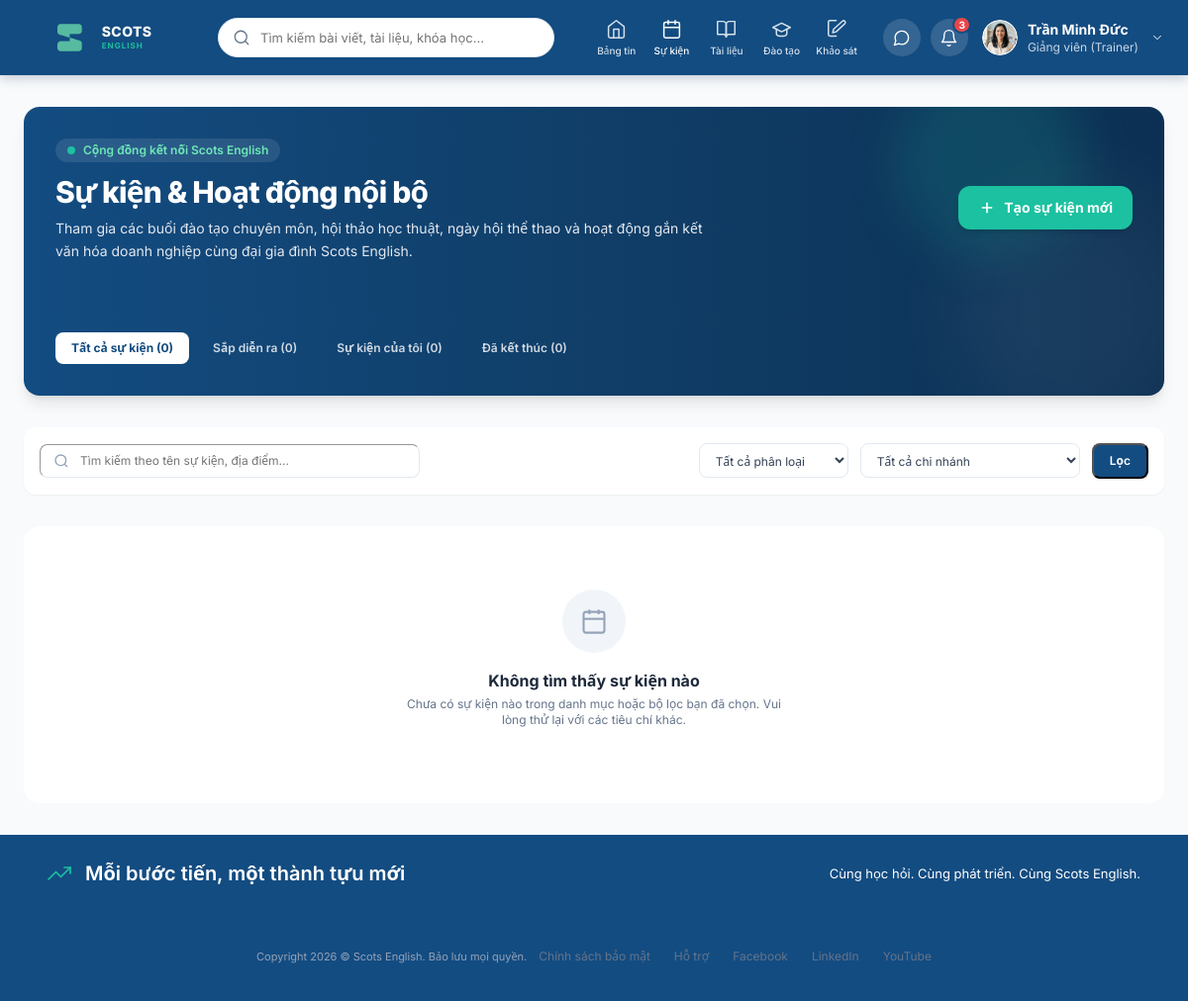
/events/ (signed in), run on an earlier commit of the app's database.
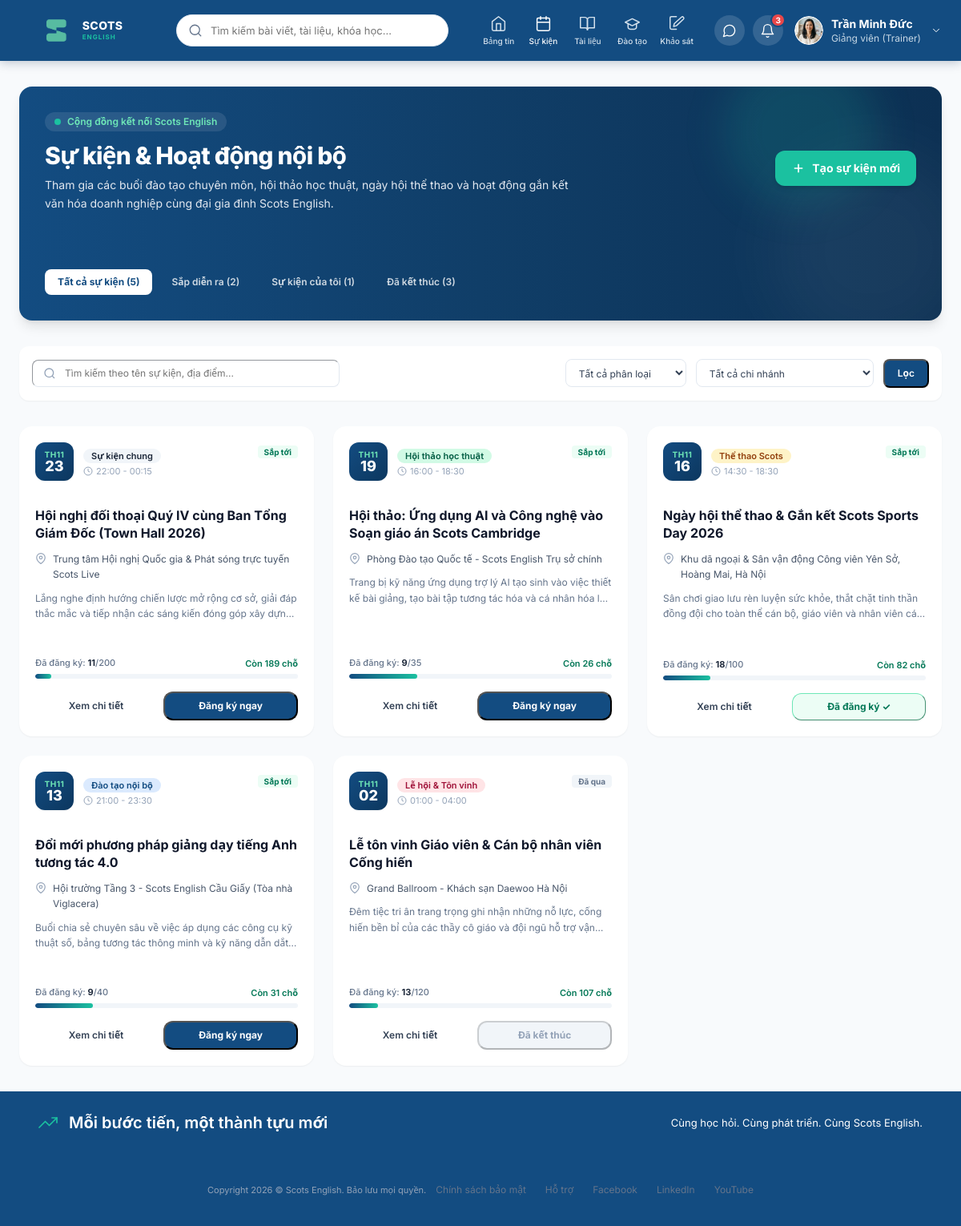
And on a later commit of the database.
### events/models.py (models this page shows, shortened)
class Event(models.Model):
    CATEGORY_TRAINING = 'training'
    CATEGORY_WORKSHOP = 'workshop'
    CATEGORY_CULTURE = 'culture'
    CATEGORY_SPORTS = 'sports'
    CATEGORY_CEREMONY = 'ceremony'
    CATEGORY_GENERAL = 'general'
    CATEGORY_CHOICES = [
        (CATEGORY_TRAINING, 'Đào tạo nội bộ'),
        (CATEGORY_WORKSHOP, 'Hội thảo học thuật'),
        (CATEGORY_CULTURE, 'Văn hóa & Gắn kết'),
        (CATEGORY_SPORTS, 'Thể thao Scots'),
        (CATEGORY_CEREMONY, 'Lễ hội & Tôn vinh'),
        (CATEGORY_GENERAL, 'Sự kiện chung'),
    ]
    STATUS_UPCOMING = 'upcoming'
    STATUS_ONGOING = 'ongoing'
    STATUS_COMPLETED = 'completed'
    STATUS_CANCELLED = 'cancelled'
    STATUS_CHOICES = [
        (STATUS_UPCOMING, 'Sắp diễn ra'),
        (STATUS_ONGOING, 'Đang diễn ra'),
        (STATUS_COMPLETED, 'Đã kết thúc'),
        (STATUS_CANCELLED, 'Đã hủy'),
    ]
    title = models.CharField(max_length=255, verbose_name="Tên sự kiện")
    category = models.CharField(
        max_length=50,
        choices=CATEGORY_CHOICES,
        default=CATEGORY_TRAINING,
        verbose_name="Phân loại sự kiện"
    )
    description = models.TextField(verbose_name="Mô tả sự kiện")
    agenda = models.TextField(blank=True, default='', verbose_name="Lịch trình chi tiết (Agenda)")
    date_start = models.DateTimeField(verbose_name="Thời gian bắt đầu")
    date_end = models.DateTimeField(verbose_name="Thời gian kết thúc")
    location = models.CharField(max_length=255, verbose_name="Địa điểm tổ chức")
    branch = models.ForeignKey(
        Branch,
        on_delete=models.SET_NULL,
        null=True,
        blank=True,
        related_name='events',
        verbose_name="Chi nhánh áp dụng"
    )
    department = models.ForeignKey(
        Department,
        on_delete=models.SET_NULL,
        null=True,
        blank=True,
        related_name='events',
        verbose_name="Phòng ban chủ trì"
    )
    organizer = models.ForeignKey(
        settings.AUTH_USER_MODEL,
        on_delete=models.CASCADE,
        related_name='organized_events',
        verbose_name="Người phụ trách / Diễn giả"
    )
    max_participants = models.PositiveIntegerField(
        default=50,
        verbose_name="Số lượng đăng ký tối đa"
    )
    banner = models.ImageField(
        upload_to='events/banners/',
        null=True,
        blank=True,
        verbose_name="Ảnh bìa sự kiện"
    )
    status = models.CharField(
        max_length=20,
        choices=STATUS_CHOICES,
        default=STATUS_UPCOMING,
        verbose_name="Trạng thái"
    )
    created_at = models.DateTimeField(auto_now_add=True, verbose_name="Thời điểm tạo")
    updated_at = models.DateTimeField(auto_now=True, verbose_name="Cập nhật lần cuối")
    class Meta:
        db_table = 'events_event'
        verbose_name = "Sự kiện nội bộ"
        verbose_name_plural = "Danh sách sự kiện nội bộ"
        ordering = ['date_start']
    @property
    def total_registered(self):
        return self.registrations.count()
    @property
    def is_full(self):
        return self.total_registered >= self.max_participants
    @property
    def available_slots(self):
        return max(0, self.max_participants - self.total_registered)
    @property
    def category_badge_class(self):
        classes = {
            self.CATEGORY_TRAINING: 'bg-blue-100 text-[#134c81]',
            self.CATEGORY_WORKSHOP: 'bg-emerald-100 text-emerald-800',
            self.CATEGORY_CULTURE: 'bg-purple-100 text-purple-800',
            self.CATEGORY_SPORTS: 'bg-amber-100 text-amber-800',
            self.CATEGORY_CEREMONY: 'bg-rose-100 text-rose-800',
            self.CATEGORY_GENERAL: 'bg-slate-100 text-slate-800',
        }
        return classes.get(self.category, 'bg-slate-100 text-slate-800')

### events/views.py (the view)
# urls.py: path('', views.events_list, name='events_list'),
def events_list(request):
    tab = request.GET.get('tab', 'all')
    category = request.GET.get('category', '')
    branch_id = request.GET.get('branch', '')
    query = request.GET.get('q', '').strip()
    events_qs = Event.objects.select_related('organizer', 'branch', 'department').prefetch_related('registrations')
    now = timezone.now()
    if tab == 'upcoming':
        events_qs = events_qs.filter(date_start__gte=now).exclude(status=Event.STATUS_CANCELLED)
    elif tab == 'my':
        if request.user.is_authenticated:
            events_qs = events_qs.filter(registrations__user=request.user)
    elif tab == 'past':
        events_qs = events_qs.filter(Q(date_end__lt=now) | Q(status=Event.STATUS_COMPLETED))
    if category:
        events_qs = events_qs.filter(category=category)
    if branch_id and branch_id.isdigit():
        events_qs = events_qs.filter(branch_id=int(branch_id))
    if query:
        events_qs = events_qs.filter(
            Q(title__icontains=query) |
            Q(location__icontains=query) |
            Q(description__icontains=query)
        )
    user_registered_event_ids = set()
    if request.user.is_authenticated:
        user_registered_event_ids = set(
            EventRegistration.objects.filter(user=request.user).values_list('event_id', flat=True)
        )
    events = list(events_qs.order_by('-date_start'))
    for ev in events:
        ev.is_user_registered = ev.id in user_registered_event_ids
    branches = Branch.objects.all().order_by('name')
    counts = {
        'all': Event.objects.count(),
        'upcoming': Event.objects.filter(date_start__gte=now).count(),
        'my': EventRegistration.objects.filter(user=request.user).count() if request.user.is_authenticated else 0,
        'past': Event.objects.filter(date_end__lt=now).count(),
    }
    return render(request, 'events_list.html', {
        'events': events,
        'branches': branches,
        'current_tab': tab,
        'selected_category': category,
        'selected_branch': branch_id,
        'search_query': query,
        'counts': counts,
        'category_choices': Event.CATEGORY_CHOICES,
    })

### posts/colleagues.py (called while the page is built)
def is_test_environment():
    return 'test' in sys.argv or getattr(settings, 'TESTING', False)

def get_profiles_file():
    if is_test_environment():
        return TEST_USER_PROFILES_FILE
    return USER_PROFILES_FILE

def _ensure_custom_profile_table():
    try:
        with connection.cursor() as cursor:
            cursor.execute("""
                CREATE TABLE IF NOT EXISTS user_custom_profile (
                    username VARCHAR(150) PRIMARY KEY,
                    avatar TEXT DEFAULT '',
                    cover TEXT DEFAULT '',
                    bio TEXT DEFAULT '',
                    job_title TEXT DEFAULT '',
                    branch TEXT DEFAULT '',
                    join_date TEXT DEFAULT '',
                    phone TEXT DEFAULT '',
                    email TEXT DEFAULT '',
                    updated_at TIMESTAMP DEFAULT CURRENT_TIMESTAMP
                );
            """)
    except Exception:
        pass

### events/templates/events_list.html (shortened to what the changed rows need)
{% extends 'base.html' %}
{% load static %}
{% block content %}
<main class="w-full max-w-[1440px] mx-auto px-4 sm:px-6 py-8">
  <div class="relative bg-gradient-to-r from-[#134c81] via-[#103e68] to-[#0c3053] rounded-2xl p-6 sm:p-8 text-white shadow-lg overflow-hidden mb-8">
    <div class="relative z-10 flex flex-col md:flex-row md:items-center md:justify-between gap-6">
      <div>
        <h1 class="text-2xl sm:text-3xl font-extrabold tracking-tight m-0">Sự kiện & Hoạt động nội bộ</h1>
      </div>
    </div>
    <div class="flex items-center gap-2 mt-8 pt-6 border-t border-white/10 overflow-x-auto text-xs font-semibold">
      <a href="?tab=all{% if selected_category %}&category={{ selected_category }}{% endif %}" class="px-4 py-2 rounded-lg transition {% if current_tab == 'all' %}bg-white text-[#134c81] shadow-sm font-bold{% else %}text-white/80 hover:bg-white/10{% endif %}" style="text-decoration: none;">
        Tất cả sự kiện ({{ counts.all }})
      </a>
      <a href="?tab=upcoming{% if selected_category %}&category={{ selected_category }}{% endif %}" class="px-4 py-2 rounded-lg transition {% if current_tab == 'upcoming' %}bg-white text-[#134c81] shadow-sm font-bold{% else %}text-white/80 hover:bg-white/10{% endif %}" style="text-decoration: none;">
        Sắp diễn ra ({{ counts.upcoming }})
      </a>
      <a href="?tab=my{% if selected_category %}&category={{ selected_category }}{% endif %}" class="px-4 py-2 rounded-lg transition {% if current_tab == 'my' %}bg-white text-[#134c81] shadow-sm font-bold{% else %}text-white/80 hover:bg-white/10{% endif %}" style="text-decoration: none;">
        Sự kiện của tôi ({{ counts.my }})
      </a>
      <a href="?tab=past{% if selected_category %}&category={{ selected_category }}{% endif %}" class="px-4 py-2 rounded-lg transition {% if current_tab == 'past' %}bg-white text-[#134c81] shadow-sm font-bold{% else %}text-white/80 hover:bg-white/10{% endif %}" style="text-decoration: none;">
        Đã kết thúc ({{ counts.past }})
      </a>
    </div>
  </div>
  <div class="grid grid-cols-1 md:grid-cols-2 lg:grid-cols-3 gap-6">
    {% for ev in events %}
      <div class="bg-white rounded-2xl border border-slate-200/90 shadow-sm hover:shadow-md transition-all flex flex-col overflow-hidden group">
        <div class="p-5 pb-3 flex items-start justify-between gap-3 border-b border-slate-100">
          <div class="flex items-center gap-3">
            <div class="w-12 h-12 rounded-xl bg-gradient-to-br from-[#134c81] to-[#0c375f] text-white flex flex-col items-center justify-center shadow-sm shrink-0">
              <span class="text-[10px] font-bold uppercase tracking-wider text-emerald-300">Th{{ ev.date_start|date:"m" }}</span>
              <span class="text-lg font-extrabold leading-none">{{ ev.date_start|date:"d" }}</span>
            </div>
            <div class="min-w-0">
              <span class="text-[11px] font-semibold px-2.5 py-0.5 rounded-full {{ ev.category_badge_class }}">
                {{ ev.get_category_display }}
              </span>
              <div class="text-[11px] text-slate-400 mt-1 flex items-center gap-1">
                <svg width="12" height="12" viewBox="0 0 24 24" fill="none" stroke="currentColor" stroke-width="2"><circle cx="12" cy="12" r="10"></circle><polyline points="12 6 12 12 16 14"></polyline></svg>
                {{ ev.date_start|date:"H:i" }} - {{ ev.date_end|date:"H:i" }}
              </div>
            </div>
          </div>
          <div>
            {% if ev.status == 'upcoming' %}
              <span class="text-[10px] font-bold px-2 py-0.5 rounded bg-emerald-50 text-emerald-700 border border-emerald-200">
                Sắp tới
              </span>
            {% elif ev.status == 'ongoing' %}
              <span class="text-[10px] font-bold px-2 py-0.5 rounded bg-blue-50 text-blue-700 border border-blue-200 animate-pulse">
                Đang diễn ra
              </span>
            {% else %}
              <span class="text-[10px] font-bold px-2 py-0.5 rounded bg-slate-100 text-slate-500">
                Đã qua
              </span>
            {% endif %}
          </div>
        </div>
        <div class="p-5 flex-1 flex flex-col justify-between">
          <div>
            <h3 class="text-base font-bold text-slate-900 group-hover:text-[#134c81] transition-colors leading-snug m-0">
              <a href="{% url 'event_detail' ev.id %}" class="hover:underline text-slate-900 group-hover:text-[#134c81]" style="text-decoration: none;">
                {{ ev.title }}
              </a>
            </h3>
            <div class="flex items-start gap-2 text-xs text-slate-600 mt-3">
              <svg class="text-slate-400 shrink-0 mt-0.5" width="14" height="14" viewBox="0 0 24 24" fill="none" stroke="currentColor" stroke-width="2"><path d="M21 10c0 7-9 13-9 13s-9-6-9-13a9 9 0 0 1 18 0z"></path><circle cx="12" cy="10" r="3"></circle></svg>
              <span class="line-clamp-2 leading-relaxed">{{ ev.location }}</span>
            </div>
            <p class="text-xs text-slate-500 mt-2.5 line-clamp-2 leading-relaxed">
              {{ ev.description }}
            </p>
          </div>
          <div class="pt-4 mt-4 border-t border-slate-100">
            <div class="flex items-center justify-between text-[11px] text-slate-500 mb-1.5 font-medium">
              <span>Đã đăng ký: <strong class="text-slate-800" id="reg-count-{{ ev.id }}">{{ ev.total_registered }}</strong>/{{ ev.max_participants }}</span>
              <span>
                {% if ev.is_full %}
                  <span class="text-rose-600 font-bold">Hết chỗ</span>
                {% else %}
                  <span class="text-emerald-700 font-semibold">Còn {{ ev.available_slots }} chỗ</span>
                {% endif %}
              </span>
            </div>
            <div class="w-full bg-slate-100 rounded-full h-1.5 overflow-hidden mb-4">
              <div class="bg-gradient-to-r from-[#134c81] to-[#1bc1a0] h-1.5 rounded-full" style="width: {% widthratio ev.total_registered ev.max_participants 100 %}%;"></div>
            </div>
            <div class="flex items-center gap-2">
              <a href="{% url 'event_detail' ev.id %}" class="flex-1 py-2 text-center rounded-xl border border-slate-200 text-xs font-semibold text-slate-700 hover:bg-slate-50 transition" style="text-decoration: none;">
                Xem chi tiết
              </a>
              {% if ev.status == 'upcoming' or ev.status == 'ongoing' %}
                <button
                  type="button"
                  onclick="toggleEventRegistration({{ ev.id }}, this)"
                  class="flex-1 py-2 text-center rounded-xl text-xs font-bold transition shadow-sm cursor-pointer {% if ev.is_user_registered %}bg-emerald-50 text-emerald-700 border border-emerald-300 hover:bg-rose-50 hover:text-rose-700 hover:border-rose-300{% else %}bg-[#134c81] text-white hover:bg-[#0c375f]{% endif %}"
                  data-registered="{% if ev.is_user_registered %}1{% else %}0{% endif %}"
                >
                  {% if ev.is_user_registered %}
                    <span class="btn-text">Đã đăng ký ✓</span>
                  {% else %}
                    <span class="btn-text">Đăng ký ngay</span>
                  {% endif %}
                </button>
              {% else %}
                <button disabled class="flex-1 py-2 text-center rounded-xl text-xs font-bold bg-slate-100 text-slate-400 cursor-not-allowed">
                  Đã kết thúc
                </button>
              {% endif %}
            </div>
          </div>
        </div>
      </div>
    {% empty %}
      <div class="col-span-full py-16 text-center bg-white rounded-2xl border border-slate-200 p-8">
        <div class="w-16 h-16 rounded-full bg-slate-100 text-slate-400 mx-auto flex items-center justify-center mb-4">
          <svg width="28" height="28" viewBox="0 0 24 24" fill="none" stroke="currentColor" stroke-width="1.8"><rect x="3" y="4" width="18" height="18" rx="2" ry="2"></rect><line x1="16" y1="2" x2="16" y2="6"></line><line x1="8" y1="2" x2="8" y2="6"></line><line x1="3" y1="10" x2="21" y2="10"></line></svg>
        </div>
        <h3 class="text-base font-bold text-slate-800 m-0">Không tìm thấy sự kiện nào</h3>
        <p class="text-xs text-slate-500 mt-1 max-w-sm mx-auto">Chưa có sự kiện nào trong danh mục hoặc bộ lọc bạn đã chọn. Vui lòng thử lại với các tiêu chí khác.</p>
      </div>
    {% endfor %}
  </div>
</main>
{% endblock %}

What changed in the data, as far as the page shows it:
added Event: date_start "11", date_start "23", category "Sự kiện chung", date_start "22:00", date_end "00:15", status "Sắp tới", title "Hội nghị đối thoại Quý IV cùng Ban Tổng Giám Đốc (Town Hall 2026)", location "Trung tâm Hội nghị Quốc gia & Phát sóng trực tuyến Scots Live", description "Lắng nghe định hướng chiến lược mở rộng cơ sở, giải đáp thắc mắc và tiếp nhận các sáng kiến đóng góp xây…", total_registered "11", max_participants "200", available_slots "189", shows "Đăng ký ngay"
added Event: date_start "11", date_start "19", category "Hội thảo học thuật", date_start "16:00", date_end "18:30", status "Sắp tới", title "Hội thảo: Ứng dụng AI và Công nghệ vào Soạn giáo án Scots Cambridge", location "Phòng Đào tạo Quốc tế - Scots English Trụ sở chính", description "Trang bị kỹ năng ứng dụng trợ lý AI tạo sinh vào việc thiết kế bài giảng, tạo bài tập tương tác hóa và cá nhân hóa…", total_registered "9", max_participants "35", available_slots "26", shows "Đăng ký ngay"
added Event: date_start "11", date_start "16", category "Thể thao Scots", date_start "14:30", date_end "18:30", status "Sắp tới", title "Ngày hội thể thao & Gắn kết Scots Sports Day 2026", location "Khu dã ngoại & Sân vận động Công viên Yên Sở, Hoàng Mai, Hà Nội", description "Sân chơi giao lưu rèn luyện sức khỏe, thắt chặt tinh thần đồng đội cho toàn thể cán bộ, giáo viên và nhân viên…", total_registered "18", max_participants "100", available_slots "82", shows "Đã đăng ký ✓"
added Event: date_start "11", date_start "13", category "Đào tạo nội bộ", date_start "21:00", date_end "23:30", status "Sắp tới", title "Đổi mới phương pháp giảng dạy tiếng Anh tương tác 4.0", location "Hội trường Tầng 3 - Scots English Cầu Giấy (Tòa nhà Viglacera)", description "Buổi chia sẻ chuyên sâu về việc áp dụng các công cụ kỹ thuật số, bảng tương tác thông minh và kỹ năng dẫn…", total_registered "9", max_participants "40", available_slots "31", shows "Đăng ký ngay"
added Event: date_start "11", date_start "02", category "Lễ hội & Tôn vinh", date_start "01:00", date_end "04:00", status "Đã qua", title "Lễ tôn vinh Giáo viên & Cán bộ nhân viên Cống hiến", location "Grand Ballroom - Khách sạn Daewoo Hà Nội", description "Đêm tiệc tri ân trang trọng ghi nhận những nỗ lực, cống hiến bền bỉ của các thầy cô giáo và đội ngũ hỗ trợ…", total_registered "13", max_participants "120", available_slots "107"
Also different on the page:
{{ counts.all }}: "0" → "5"
{{ counts.upcoming }}: "0" → "2"
{{ counts.my }}: "0" → "1"
{{ counts.past }}: "0" → "3"
text no longer shown: "Không tìm thấy sự kiện nào Chưa có sự kiện nào trong danh mục hoặc bộ lọc bạn đã chọn. Vui lòng thử lại với các tiêu chí khác."
